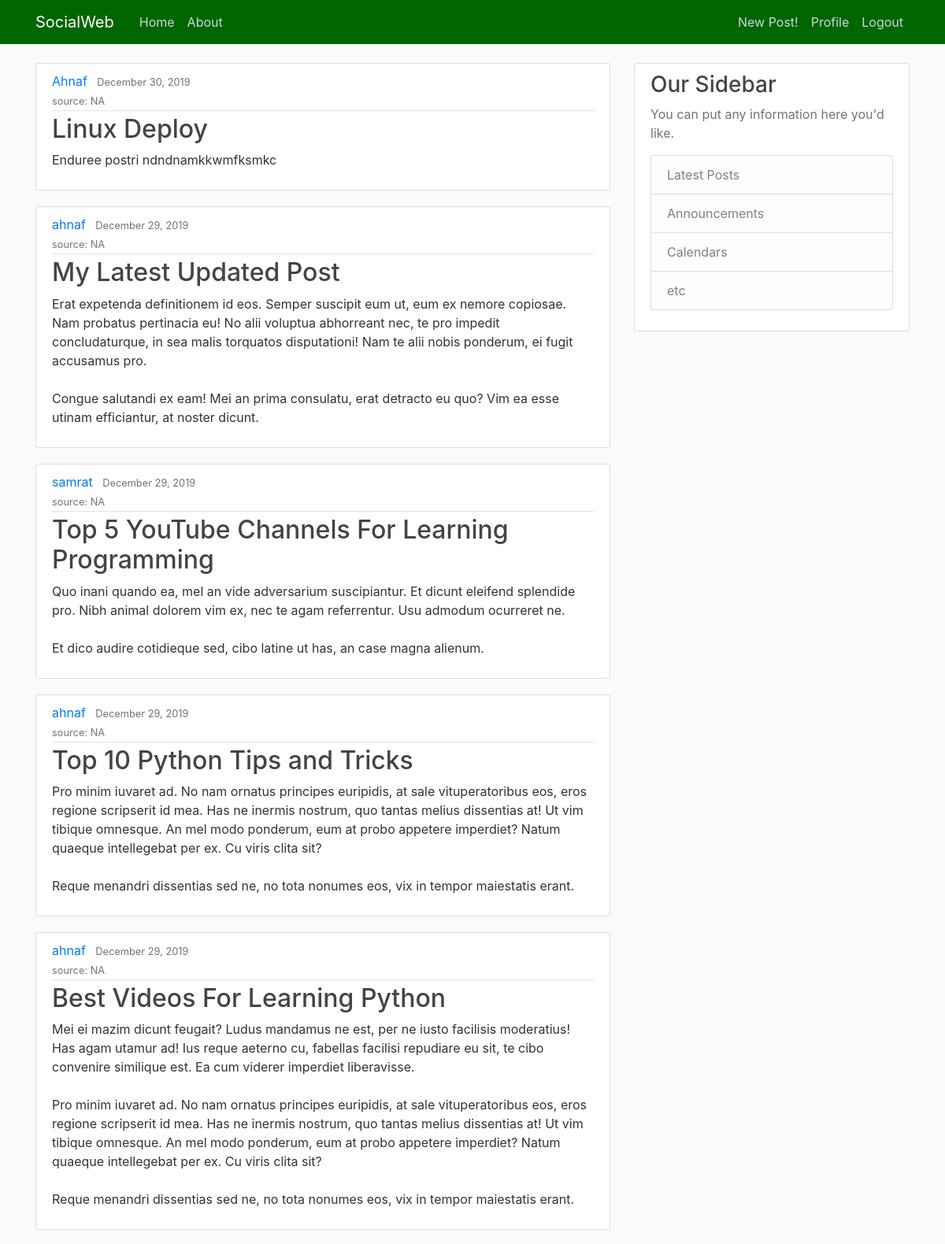
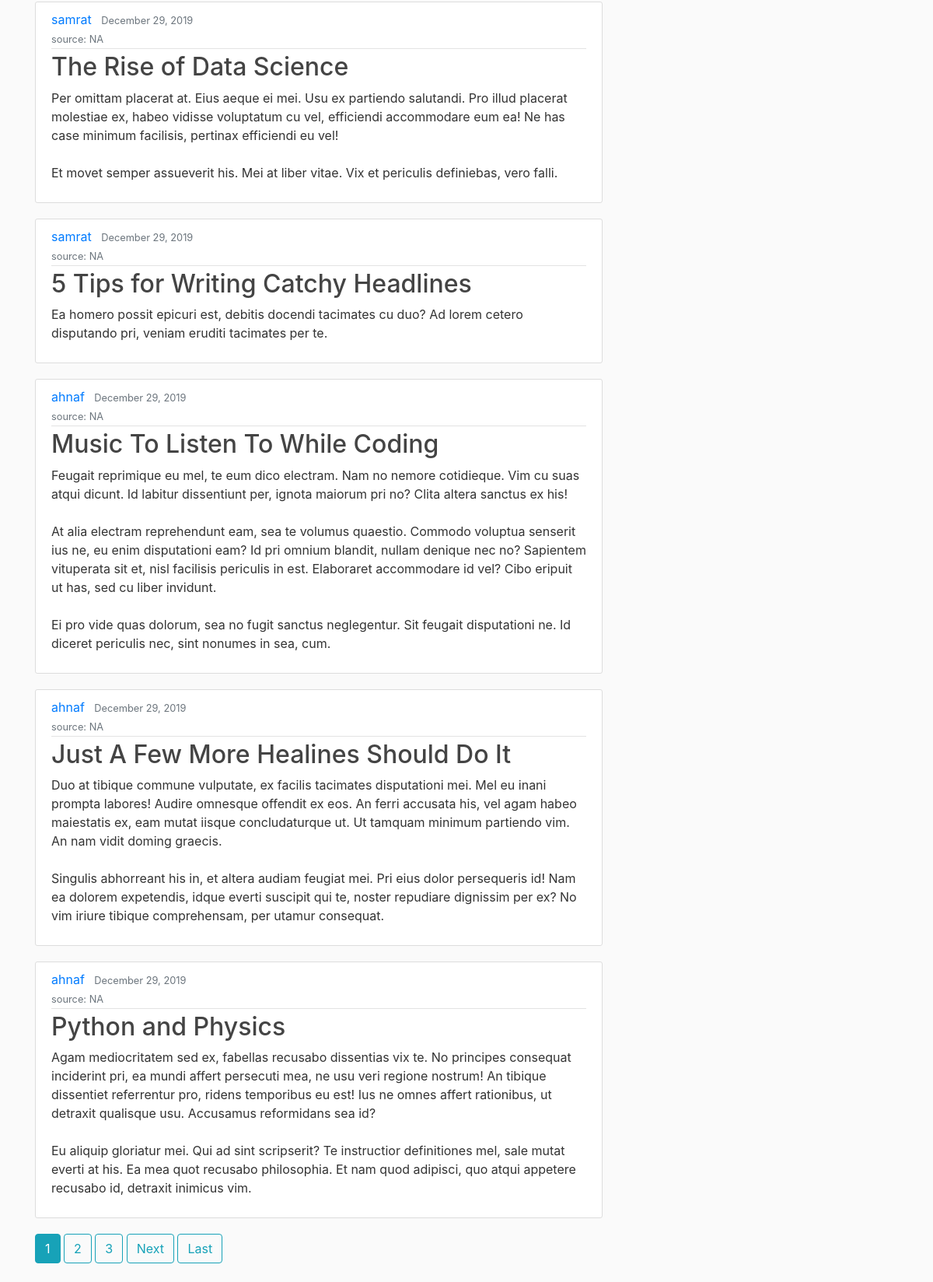
The page / (signed in) on the database its author committed (2 pictures, top to bottom).
### blog/models.py (models this page shows, shortened)
class Post(models.Model):
    title = models.CharField(max_length=100)
    content = models.TextField()
    date_posted = models.DateTimeField(default=timezone.now)
    author = models.ForeignKey(User, on_delete=models.CASCADE)
    source = models.CharField(max_length=200, default="NA")

### blog/views.py (the view)
# urls.py: path("", PostListViews.as_view(), name="blog-home"),
class PostListViews(ListView):
    model = Post
    template_name = "blog/home.html"
    context_object_name = "posts"
    ordering = ['-date_posted']
    paginate_by = 10

### blog/templates/blog/home.html (shortened to what this page needs)
{% extends "blog/base.html" %}
{% block content %}
    {% for post in posts %}
<article class="media content-section">
    <div class="media-body">
        <div class="article-metadata">
            <a class="mr-2"  href="{% url 'user-posts' post.author.username %}">{{ post.author }}</a>
            <small class="text-muted">{{ post.date_posted| date:"F d, Y"}}   <br> source: {{post.source}}</small>
        </div>
        <h2><a class="article-title" href="{% url 'blog-detail' post.id %}">{{ post.title }}</a></h2>
        <p class="article-content">{{ post.content }}</p>
    </div>
</article>
    {% endfor %}
      {% if is_paginated %}
      {% for num in page_obj.paginator.page_range %}
        {% if page_obj.number == num %}
          <a class="btn btn-info mb-4" href="?page={{ num }}">{{ num }}</a>
        {% elif num > page_obj.number|add:'-3' and num < page_obj.number|add:'3' %}
          <a class="btn btn-outline-info mb-4" href="?page={{ num }}">{{ num }}</a>
        {% endif %}
      {% endfor %}
      {% if page_obj.has_next %}
        <a class="btn btn-outline-info mb-4" href="?page={{ page_obj.next_page_number }}">Next</a>
        <a class="btn btn-outline-info mb-4" href="?page={{ page_obj.paginator.num_pages }}">Last</a>
      {% endif %}
    {% endif %}
{% endblock content %}

### blog/static/blog/main.css (style rules this page uses)
body { background: #fafafa; color: #333333; margin-top: 5rem; }
h1, h2, h3, h4, h5, h6 { color: #444444; }
.content-section { background: #ffffff; padding: 10px 20px; border: 1px solid #dddddd; border-radius: 3px; margin-bottom: 20px; }
.article-title { color: #444444; }
.article-content { white-space: pre-line; }
.article-metadata { padding-bottom: 1px; margin-bottom: 4px; border-bottom: 1px solid #e3e3e3 }

### rows shown on the page
Post: author "Ahnaf", date_posted "December 30, 2019", source "NA", title "Linux Deploy", content "Enduree postri ndndnamkkwmfksmkc"
Post: author "ahnaf", date_posted "December 29, 2019", source "NA", title "My Latest Updated Post", content "Erat expetenda definitionem id eos. Semper suscipit eum ut, eum ex nemore copiosae. Nam probatus pertinacia eu! No alii voluptua abhorreant nec, te pro impedit concludaturque, in sea malis torquatos disputationi! Nam te alii nobis ponderum, ei fugit accusamus pro. Congue salutandi ex eam! Mei an prima consulatu, erat detracto eu quo? Vim ea esse utinam efficiantur, at noster dicunt."
Post: author "samrat", date_posted "December 29, 2019", source "NA", title "Top 5 YouTube Channels For Learning Programming", content "Quo inani quando ea, mel an vide adversarium suscipiantur. Et dicunt eleifend splendide pro. Nibh animal dolorem vim ex, nec te agam referrentur. Usu admodum ocurreret ne. Et dico audire cotidieque sed, cibo latine ut has, an case magna alienum."
Post: author "ahnaf", date_posted "December 29, 2019", source "NA", title "Top 10 Python Tips and Tricks", content "Pro minim iuvaret ad. No nam ornatus principes euripidis, at sale vituperatoribus eos, eros regione scripserit id mea. Has ne inermis nostrum, quo tantas melius dissentias at! Ut vim tibique omnesque. An mel modo ponderum, eum at probo appetere imperdiet? Natum quaeque intellegebat per ex. Cu viris clita sit? Reque menandri dissentias sed ne, no tota nonumes eos, vix in tempor maiestatis erant."
Post: author "ahnaf", date_posted "December 29, 2019", source "NA", title "Best Videos For Learning Python", content "Mei ei mazim dicunt feugait? Ludus mandamus ne est, per ne iusto facilisis moderatius! Has agam utamur ad! Ius reque aeterno cu, fabellas facilisi repudiare eu sit, te cibo convenire similique est. Ea cum viderer imperdiet liberavisse. Pro minim iuvaret ad. No nam ornatus principes euripidis, at sale vituperatoribus eos, eros regione scripserit id mea. Has ne inermis nostrum, quo tantas melius dissentias at! Ut vim tibique omnesque. An mel modo ponderum, eum at probo appetere imperdiet? Natum quaeque intellegebat per ex. Cu viris clita sit? Reque menandri dissentias sed ne, no tota nonumes eos, vix in tempor maiestatis erant."
Post: author "samrat", date_posted "December 29, 2019", source "NA", title "The Rise of Data Science", content "Per omittam placerat at. Eius aeque ei mei. Usu ex partiendo salutandi. Pro illud placerat molestiae ex, habeo vidisse voluptatum cu vel, efficiendi accommodare eum ea! Ne has case minimum facilisis, pertinax efficiendi eu vel! Et movet semper assueverit his. Mei at liber vitae. Vix et periculis definiebas, vero falli."
Post: author "samrat", date_posted "December 29, 2019", source "NA", title "5 Tips for Writing Catchy Headlines", content "Ea homero possit epicuri est, debitis docendi tacimates cu duo? Ad lorem cetero disputando pri, veniam eruditi tacimates per te."
Post: author "ahnaf", date_posted "December 29, 2019", source "NA", title "Music To Listen To While Coding", content "Feugait reprimique eu mel, te eum dico electram. Nam no nemore cotidieque. Vim cu suas atqui dicunt. Id labitur dissentiunt per, ignota maiorum pri no? Clita altera sanctus ex his! At alia electram reprehendunt eam, sea te volumus quaestio. Commodo voluptua senserit ius ne, eu enim disputationi eam? Id pri omnium blandit, nullam denique nec no? Sapientem vituperata sit et, nisl facilisis periculis in est. Elaboraret accommodare id vel? Cibo eripuit ut has, sed cu liber invidunt. Ei pro vide quas dolorum, sea no fugit sanctus neglegentur. Sit feugait disputationi ne. Id diceret periculis nec, sint nonumes in sea, cum."
Post: author "ahnaf", date_posted "December 29, 2019", source "NA", title "Just A Few More Healines Should Do It", content "Duo at tibique commune vulputate, ex facilis tacimates disputationi mei. Mel eu inani prompta labores! Audire omnesque offendit ex eos. An ferri accusata his, vel agam habeo maiestatis ex, eam mutat iisque concludaturque ut. Ut tamquam minimum partiendo vim. An nam vidit doming graecis. Singulis abhorreant his in, et altera audiam feugiat mei. Pri eius dolor persequeris id! Nam ea dolorem expetendis, idque everti suscipit qui te, noster repudiare dignissim per ex? No vim iriure tibique comprehensam, per utamur consequat."
Post: author "ahnaf", date_posted "December 29, 2019", source "NA", title "Python and Physics", content "Agam mediocritatem sed ex, fabellas recusabo dissentias vix te. No principes consequat inciderint pri, ea mundi affert persecuti mea, ne usu veri regione nostrum! An tibique dissentiet referrentur pro, ridens temporibus eu est! Ius ne omnes affert rationibus, ut detraxit qualisque usu. Accusamus reformidans sea id? Eu aliquip gloriatur mei. Qui ad sint scripserit? Te instructior definitiones mel, sale mutat everti at his. Ea mea quot recusabo philosophia. Et nam quod adipisci, quo atqui appetere recusabo id, detraxit inimicus vim."

### other values the page prints
{{ num }} "1"
{{ num }} "2" "3"
